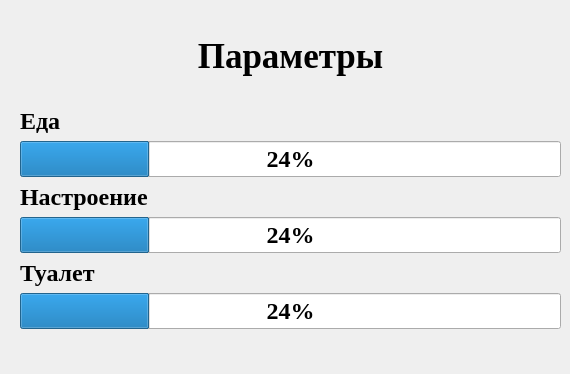
<?xml version="1.0" encoding="UTF-8"?>
<ui version="4.0">
 <class>MainWindow</class>
 <widget class="QMainWindow" name="MainWindow">
  <property name="geometry">
   <rect>
    <x>0</x>
    <y>0</y>
    <width>570</width>
    <height>374</height>
   </rect>
  </property>
  <property name="sizePolicy">
   <sizepolicy hsizetype="Fixed" vsizetype="Fixed">
    <horstretch>0</horstretch>
    <verstretch>0</verstretch>
   </sizepolicy>
  </property>
  <property name="windowTitle">
   <string>MainWindow</string>
  </property>
  <widget class="QWidget" name="centralwidget">
   <widget class="QWidget" name="">
    <property name="geometry">
     <rect>
      <x>20</x>
      <y>10</y>
      <width>541</width>
      <height>319</height>
     </rect>
    </property>
    <layout class="QVBoxLayout" name="verticalLayout_2">
     <item>
      <widget class="QLabel" name="label">
       <property name="font">
        <font>
         <family>Times New Roman</family>
         <pointsize>26</pointsize>
         <bold>true</bold>
        </font>
       </property>
       <property name="text">
        <string>Параметры</string>
       </property>
       <property name="alignment">
        <set>Qt::AlignmentFlag::AlignCenter</set>
       </property>
      </widget>
     </item>
     <item>
      <layout class="QVBoxLayout" name="verticalLayout">
       <item>
        <widget class="QLabel" name="eatIndicator">
         <property name="font">
          <font>
           <family>Times New Roman</family>
           <pointsize>18</pointsize>
           <bold>true</bold>
          </font>
         </property>
         <property name="text">
          <string>Еда</string>
         </property>
         <property name="alignment">
          <set>Qt::AlignmentFlag::AlignLeading|Qt::AlignmentFlag::AlignLeft|Qt::AlignmentFlag::AlignVCenter</set>
         </property>
         <property name="margin">
          <number>10</number>
         </property>
        </widget>
       </item>
       <item>
        <widget class="QProgressBar" name="progresEat">
         <property name="font">
          <font>
           <family>Times New Roman</family>
           <pointsize>18</pointsize>
           <bold>true</bold>
          </font>
         </property>
         <property name="value">
          <number>24</number>
         </property>
        </widget>
       </item>
       <item>
        <widget class="QLabel" name="moodIndicator">
         <property name="font">
          <font>
           <family>Times New Roman</family>
           <pointsize>18</pointsize>
           <bold>true</bold>
          </font>
         </property>
         <property name="text">
          <string>Настроение</string>
         </property>
         <property name="alignment">
          <set>Qt::AlignmentFlag::AlignLeading|Qt::AlignmentFlag::AlignLeft|Qt::AlignmentFlag::AlignVCenter</set>
         </property>
         <property name="margin">
          <number>10</number>
         </property>
        </widget>
       </item>
       <item>
        <widget class="QProgressBar" name="progressMood">
         <property name="font">
          <font>
           <family>Times New Roman</family>
           <pointsize>18</pointsize>
           <bold>true</bold>
          </font>
         </property>
         <property name="value">
          <number>24</number>
         </property>
        </widget>
       </item>
       <item>
        <widget class="QLabel" name="toiletIndicator">
         <property name="font">
          <font>
           <family>Times New Roman</family>
           <pointsize>18</pointsize>
           <bold>true</bold>
          </font>
         </property>
         <property name="text">
          <string>Туалет</string>
         </property>
         <property name="alignment">
          <set>Qt::AlignmentFlag::AlignLeading|Qt::AlignmentFlag::AlignLeft|Qt::AlignmentFlag::AlignVCenter</set>
         </property>
         <property name="margin">
          <number>10</number>
         </property>
        </widget>
       </item>
       <item>
        <widget class="QProgressBar" name="progressToilet">
         <property name="font">
          <font>
           <family>Times New Roman</family>
           <pointsize>18</pointsize>
           <bold>true</bold>
          </font>
         </property>
         <property name="value">
          <number>24</number>
         </property>
        </widget>
       </item>
      </layout>
     </item>
    </layout>
   </widget>
  </widget>
 </widget>
 <resources/>
 <connections/>
</ui>
